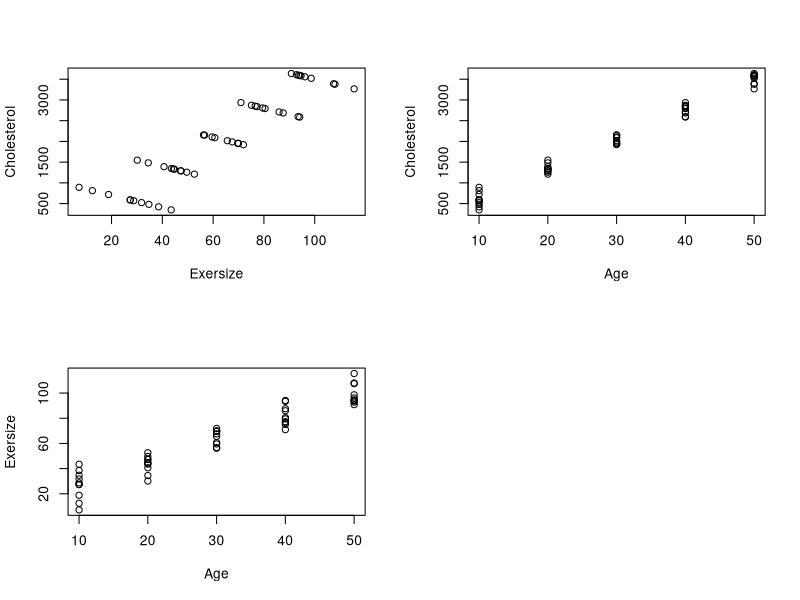

The R script that drew this image: (Note: this script raises an error after producing the figure.)
### Variable switching in regression

# simulate data
Age <- rep(seq(10,50,by=10),each=10)
Exersize <- 2* Age + rnorm(length(Age),0,10)
Cholesterol <- 100 * Age + -15 * Exersize + rnorm(length(Age),0,1)
x3 <- rnorm(length(Age),10,1)  # unrelated x3 is needed to have enough d.f. to test the SEM model below
d <- data.frame(Age,Exersize,Cholesterol,x3)

# plotting
par(mfrow=c(2,2))
plot(Cholesterol~Exersize,d)
plot(Cholesterol~Age,d)
plot(Exersize~Age,d)
par(mfrow=c(1,1))

## ordinary regressions
summary(lm(Cholesterol~Exersize+Age))   # correct model and parameter estimates
summary(lm(Cholesterol~Exersize))       # Exersize increases cholesterol!


## SEM approach
library(lavaan)
mod.good <- "
Cholesterol ~ Exersize+Age
Exersize ~ Age
x3 ~1   # unrelated x3 is needed to have enough d.f. to test the model
"
fit.good <- sem(mod.good,data=d)
summary(fit.good)   # Correct results

mod.bad <- "
Cholesterol ~ Exersize
Exersize ~ Age
x3 ~1   # unrelated x3 is needed to have enough d.f. to test the model
"
fit.bad <- sem(mod.bad,data=d)
summary(fit.bad)   # SEM can lead to the same wrong parameter estimates if the model is misspecified, luckily it does tell you the model does not fit the data well
modificationIndices(fit.bad)  # Inspection of the model will tell you to include Age as a predictor of Cholesterol (high mi and high epc)
